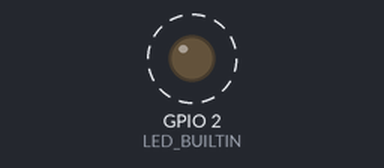
A program run on a simulated ESP8266 (Wemos D1 mini). On the bench: output pins drawn as LEDs (lit = HIGH, except the on-board LED, lit = LOW). Dashed ring = blinking. EEPROM starts erased; what the program prints to the serial monitor is not drawn.

Above: at 0.5 s.
Timing chart, 0 to 4.6 s (numbered marks = the images above):
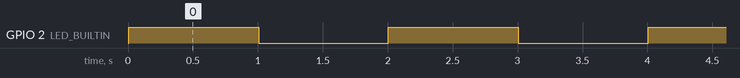

The program:

main.cpp
```cpp
#include <Arduino.h>
#include <EEPROM.h>
#include <ArduinoJson.h>

#define eepromSize 512

void eepromClear(uint16_t);
bool eepromWriteJSON(JsonObject&);
JsonObject& eepromReadJSON();

void setup()
{
  DynamicJsonBuffer buf(eepromSize);

  Serial.begin(115200);
  Serial.println();
  pinMode(LED_BUILTIN, OUTPUT);

  /* In order to Write JSON to EEPROM */
  JsonObject& root1 = buf.createObject();

  root1["username"] = "Saeed";
  root1["password"] = "Hosseini";

  eepromWriteJSON(root1);

  // eepromClear(eepromSize);

  /* In order to Read JSON from EEPROM */
  JsonObject& root2 = eepromReadJSON();

  if(root2.measureLength() > 2)
    root2.prettyPrintTo(Serial);
  else
    Serial.println("EEPROM is Empty!");
}

void loop()
{
  digitalWrite(LED_BUILTIN, HIGH);
  delay(1000);
  digitalWrite(LED_BUILTIN, LOW);
  delay(1000);
}

void eepromClear(uint16_t numberOfBytes)
{
  EEPROM.begin(numberOfBytes);

  for (uint16_t i = 0; i < numberOfBytes; i++)
    EEPROM.write(i, 0);

  EEPROM.end();
}

bool eepromWriteJSON(JsonObject& root)
{
  String jsonStr;
  uint8_t rem;
  uint16_t eepromIndex = 0;
  uint16_t num = root.measureLength();

  if(num >= eepromSize)
   return false;
  else
    root.printTo(jsonStr);

  EEPROM.begin(eepromSize);

  // Write Number of Bytes at the begining
  while (num != 0)
  {
    rem = num % 10;
    EEPROM.write(eepromIndex++, rem);
    num /= 10;
  }

  // Writing JSON right after Number of Bytes
  for(uint16_t index = eepromIndex; index  < root.measureLength() + eepromIndex; index++)
    EEPROM.write(index, jsonStr[index - eepromIndex]);

  EEPROM.end();
  return true;
}

JsonObject& eepromReadJSON()
{
  uint8_t lengthNo[5], lengthNoIndex = 0;
  uint16_t length = 0;
  char jsonStr[eepromSize];

  EEPROM.begin(eepromSize);

  if(EEPROM.read(0) != '\0') // Check if EEPROM has any data
  {
    while(((char)EEPROM.read(lengthNoIndex)) != '{') // Separate the Number of Bytes from the JSON
    {
      lengthNo[lengthNoIndex] = EEPROM.read(lengthNoIndex);
      lengthNoIndex++;
    }
  }

  int index; // Making this global so it is possible to end the string (in the second loop) with \0

  for(index = lengthNoIndex - 1; index >= 0; index--) // Calculating NO of Bytes
    length = lengthNo[index] + length * 10;

  for(index = lengthNoIndex; index < length + lengthNoIndex; index++) // Extracting the JSON to jsonStr
    jsonStr[index - lengthNoIndex] = (char)EEPROM.read(index);

  jsonStr[index - lengthNoIndex] = '\0'; // ending the string with \0
  EEPROM.end();

  DynamicJsonBuffer buf(eepromSize);
  JsonObject& root = buf.parseObject(jsonStr);
  return root;
}
```

Measured:
- by itself, GPIO 2 (LED_BUILTIN): alternates HIGH for 1.0 s and LOW for 1.0 s
